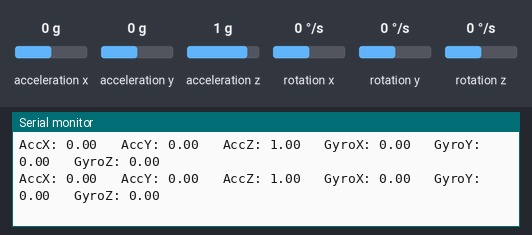
Bench run of a sketch on a simulated Arduino Uno, built with avr-gcc and run on an emulated ATmega328P. Shown: the last lines printed to the serial monitor. Wiring (inferred from the names in the program): MPU-6050 motion sensor at I2C address 0x68. The inputs (shaded band) are chosen by the test bench; at power-on: rotation x 0 °/s, rotation y 0 °/s, acceleration x 0 g, rotation z 0 °/s, acceleration y 0 g, acceleration z 1 g.

Above: at 1.2 s.
1.3 s: rotation x set to -192 °/s
At 1.41 s:
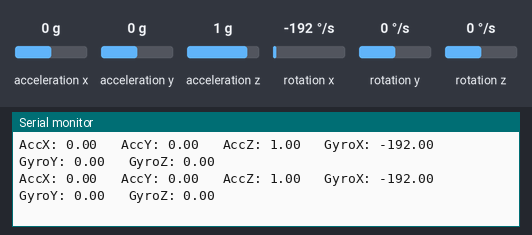
4.3 s: rotation y set to -192 °/s
At 4.33 s:
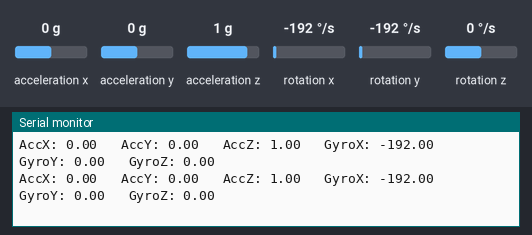
7.3 s: acceleration x set to -1.4 g
At 7.32 s:
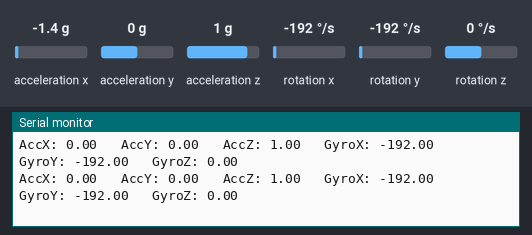
10.3 s: rotation z set to -192 °/s
At 10.31 s:
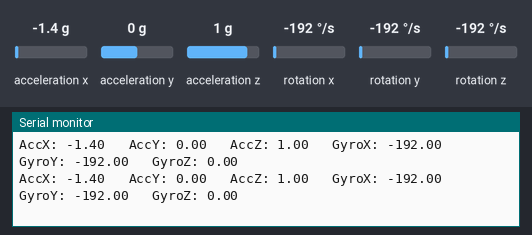
13.3 s: acceleration y set to -1.4 g
At 13.31 s:
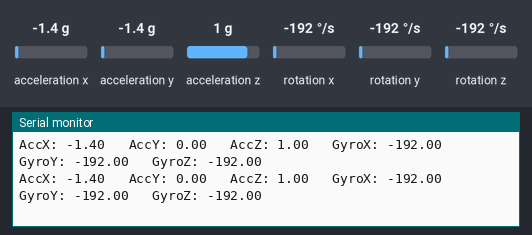
16.3 s: acceleration x set to 0 g
At 16.3 s:
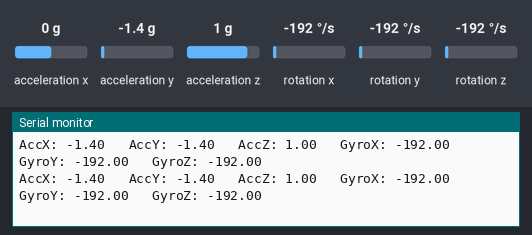
Timing chart, 0 to 19.3 s (numbered marks = the images above; inputs shaded):
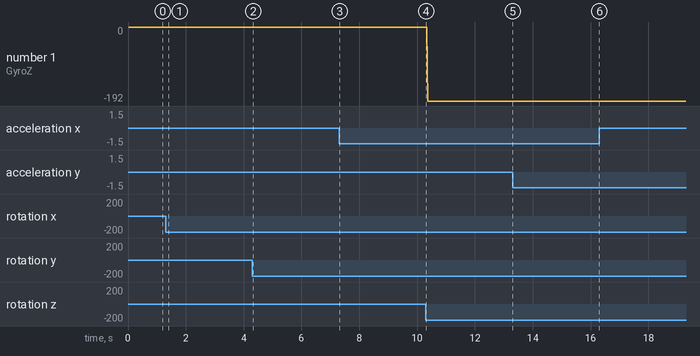

Measured:
- after the input at 1.3 s, the serial monitor: prints a new line after 0.05 s (image 1)
- plotted number 1: -192 → -1 after the input at 16.3 s

The sketch:

MPU6050.ino
```cpp
#include <Wire.h>
#include <math.h>

const int MPU = 0x68; // MPU6050 I2C address
float AccX, AccY, AccZ;
float GyroX, GyroY, GyroZ;
float gyroAngleX, gyroAngleY, gyroAngleZ;
float yaw;
float AccErrorX, AccErrorY, AccErrorZ, GyroErrorX, GyroErrorY, GyroErrorZ;
float elapsedTime, currentTime, previousTime;
int c = 0;

void setup() {
  Serial.begin(19200);
  Wire.begin();                      // Initialize communication
  Wire.beginTransmission(MPU);       // Start communication with MPU6050 // MPU=0x68
  Wire.write(0x6B);                  // Talk to the register 6B
  Wire.write(0x00);                  // Make reset - place a 0 into the 6B register
  Wire.endTransmission(true);        // End the transmission

  delay(20);
}

void loop() {
  // === Read accelerometer data === //
  Wire.beginTransmission(MPU);
  Wire.write(0x3B); // Start with register 0x3B (ACCEL_XOUT_H)
  Wire.endTransmission(false);
  Wire.requestFrom(MPU, 6, true); // Read 6 registers total, each axis value is stored in 2 registers
  // For a range of +-2g, we need to divide the raw values by 16384, according to the datasheet
  AccX = (Wire.read() << 8 | Wire.read()) / 16384.0; // X-axis value
  AccY = (Wire.read() << 8 | Wire.read()) / 16384.0; // Y-axis value
  AccZ = (Wire.read() << 8 | Wire.read()) / 16384.0; // Z-axis value

  // === Read gyroscope data === //
  Wire.beginTransmission(MPU);
  Wire.write(0x43); // Gyro data first register address 0x43
  Wire.endTransmission(false);
  Wire.requestFrom(MPU, 6, true); // Read 6 registers total, each axis value is stored in 2 registers
  // For a range of +-250 degrees/s, we need to divide the raw values by 131, according to the datasheet
  GyroX = (Wire.read() << 8 | Wire.read()) / 131.0; // X-axis value
  GyroY = (Wire.read() << 8 | Wire.read()) / 131.0; // Y-axis value
  GyroZ = (Wire.read() << 8 | Wire.read()) / 131.0; // Z-axis value

  // Print the values on the serial monitor
  Serial.print("AccX: ");
  Serial.print(AccX);
  Serial.print(" \tAccY: ");
  Serial.print(AccY);
  Serial.print(" \tAccZ: ");
  Serial.print(AccZ);
  Serial.print(" \tGyroX: ");
  Serial.print(GyroX);
  Serial.print(" \tGyroY: ");
  Serial.print(GyroY);
  Serial.print(" \tGyroZ: ");
  Serial.println(GyroZ);

 // Add a delay to make the output readable
}
```
